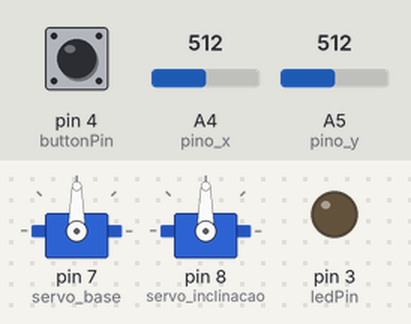
A sketch run on a simulated Arduino Uno, built with avr-gcc and run on an emulated ATmega328P. On the bench: 2 × servo, output pins drawn as LEDs (lit = HIGH). The test bench sets the inputs (shaded band); at power-on: A4 (pino_x) = 512, A5 (pino_y) = 512, pin 4 (buttonPin) HIGH.

Above: at 1.2 s.
1.3 s: A4 (pino_x) set to 716
At 3.1 s:
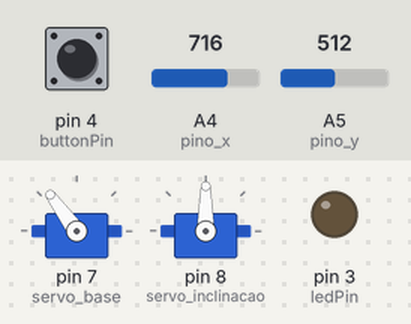
3.4 s: A5 (pino_y) set to 900
At 5.7 s:
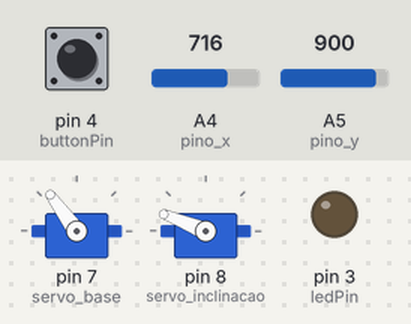
6.0 s: pin 4 (buttonPin) pulled LOW for 3.2 s
At 10.2 s:
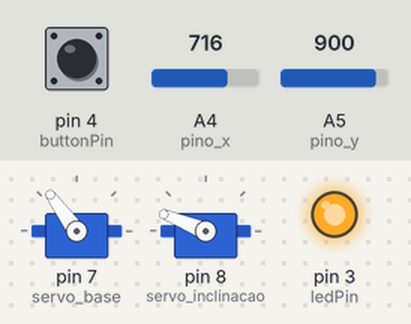
10.7 s: A4 (pino_x) set to 1023
At 12.7 s:
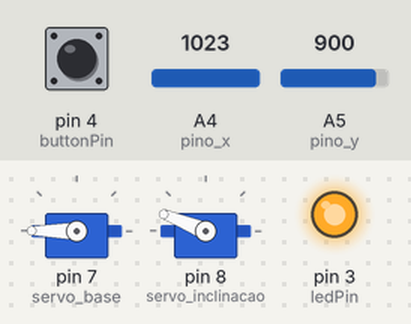
13.0 s: A5 (pino_y) set to 306
At 15.7 s:
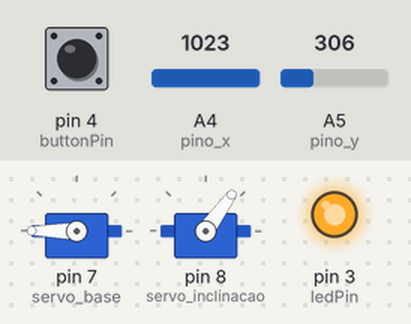
16.0 s: pin 4 (buttonPin) pulled LOW for 0.15 s
At 16.6 s:
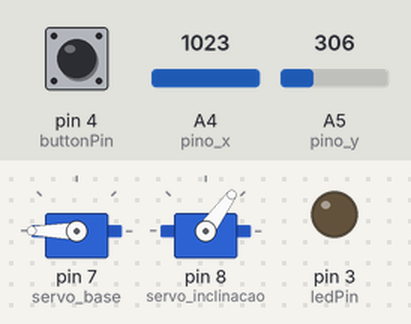
Timing chart, 0 to 18.6 s (numbered marks = the images above; inputs shaded):
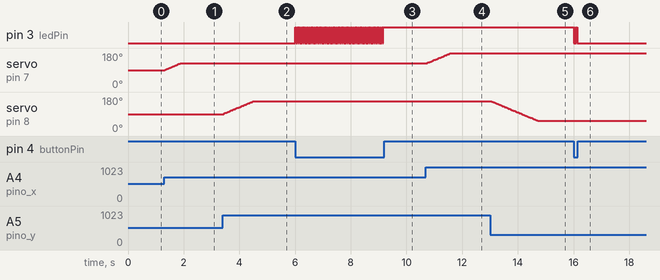

The sketch:

sketch_jun14a.ino
```cpp
//Programa : Controle servo motor com joystick
//Autor : FILIPEFLOP

#include <VarSpeedServo.h>

//Cria objeto para controlar o servo base
VarSpeedServo servo_base;
//Cria objeto para controlar o servo inclinacao
VarSpeedServo servo_inclinacao;

int pino_x = A4; //Pino ligado ao X do joystick
int pino_y = A5; //Pino ligado ao Y do joystick
int val_x;   //Armazena o valor do eixo X
int val_y;   //Armazena o valor do eixo Y

//Constants
const int buttonPin = 4;
const int ledPin =  3;

//Variables
int buttonState = 0;
int flag=0;

void setup()
{
  //Define a porta a ser ligada ao servo base
  servo_base.attach(7, 1, 180);
  //Define a porta a ser ligada ao servo inclinacao
  servo_inclinacao.attach(8, 1, 180);

  //Input or output?
  pinMode(ledPin, OUTPUT);
  pinMode(buttonPin, INPUT_PULLUP);
}

void loop()
{

  //Read button state (pressed or not pressed?)
  buttonState = digitalRead(buttonPin);

  //If button pressed...
  if (buttonState == LOW) {
    //...ones, turn led on!
    if ( flag == 0){
      digitalWrite(ledPin, HIGH);
      flag=1; //change flag variable
    }
    //...twice, turn led off!
    else if ( flag == 1){
      digitalWrite(ledPin, LOW);
      flag=0; //change flag variable again
    }
  }


  //Recebe o valor do joystick, eixo X
  val_x = analogRead(pino_x);
  //Converte o valor lido para um valor entre 1 e 180 graus
  val_x = map(val_x, 0, 1023, 1, 180);
  //Move o servo base para a posicao definida pelo joystick
  servo_base.slowmove(val_x, 60);
  //Recebe o valor do joystick, eixo Y
  val_y = analogRead(pino_y);
  //Converte o valor lido para um valor entre 1 e 180 graus
  val_y = map(val_y, 0, 1023, 1, 180);
  //Move o servo inclinacao para a posicao definida pelo joystick
  servo_inclinacao.slowmove(val_y, 60);
  //Aguarda a movimentacao do servo e reinicia a leitura
  delay(30);


}
```

Measured:
- after the input at 1.3 s, servo on pin 7 (servo_base): moves from 90° to 126° over 0.58 s, starting at once
- after the input at 3.4 s, servo on pin 8 (servo_inclinacao): moves from 90° to 158° over 1.1 s, starting at once
- after the input at 6.0 s, pin 3 (ledPin): alternates HIGH for 0.03 s and LOW for 0.03 s, 105 changes in all, then stays HIGH, starting at once
- after the input at 10.7 s, servo on pin 7 (servo_base): moves from 126° to 180° over 0.85 s, starting at once
- after the input at 13.0 s, servo on pin 8 (servo_inclinacao): moves from 158° to 54° over 1.7 s, starting after 0.06 s
- after the input at 16.0 s, pin 3 (ledPin): alternates HIGH for 0.03 s and LOW for 0.03 s, 5 changes in all, then stays LOW, starting at once
